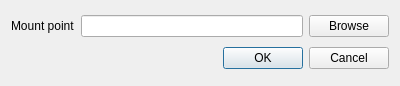
<?xml version="1.0" encoding="UTF-8"?>
<ui version="4.0">
 <class>CMountPointDialog</class>
 <widget class="QDialog" name="CMountPointDialog">
  <property name="geometry">
   <rect>
    <x>0</x>
    <y>0</y>
    <width>400</width>
    <height>86</height>
   </rect>
  </property>
  <property name="windowTitle">
   <string>Dialog</string>
  </property>
  <layout class="QVBoxLayout" name="verticalLayout">
   <item>
    <layout class="QHBoxLayout" name="horizontalLayout">
     <item>
      <widget class="QLabel" name="label">
       <property name="text">
        <string>Mount point</string>
       </property>
       <property name="buddy">
        <cstring>mpEdit</cstring>
       </property>
      </widget>
     </item>
     <item>
      <widget class="QLineEdit" name="mpEdit">
       <property name="readOnly">
        <bool>true</bool>
       </property>
      </widget>
     </item>
     <item>
      <widget class="QPushButton" name="browseBtn">
       <property name="text">
        <string>Browse</string>
       </property>
      </widget>
     </item>
    </layout>
   </item>
   <item>
    <widget class="QDialogButtonBox" name="buttonBox">
     <property name="orientation">
      <enum>Qt::Horizontal</enum>
     </property>
     <property name="standardButtons">
      <set>QDialogButtonBox::Cancel|QDialogButtonBox::Ok</set>
     </property>
    </widget>
   </item>
  </layout>
 </widget>
 <resources/>
 <connections>
  <connection>
   <sender>buttonBox</sender>
   <signal>accepted()</signal>
   <receiver>CMountPointDialog</receiver>
   <slot>accept()</slot>
   <hints>
    <hint type="sourcelabel">
     <x>248</x>
     <y>254</y>
    </hint>
    <hint type="destinationlabel">
     <x>157</x>
     <y>274</y>
    </hint>
   </hints>
  </connection>
  <connection>
   <sender>buttonBox</sender>
   <signal>rejected()</signal>
   <receiver>CMountPointDialog</receiver>
   <slot>reject()</slot>
   <hints>
    <hint type="sourcelabel">
     <x>316</x>
     <y>260</y>
    </hint>
    <hint type="destinationlabel">
     <x>286</x>
     <y>274</y>
    </hint>
   </hints>
  </connection>
 </connections>
</ui>
